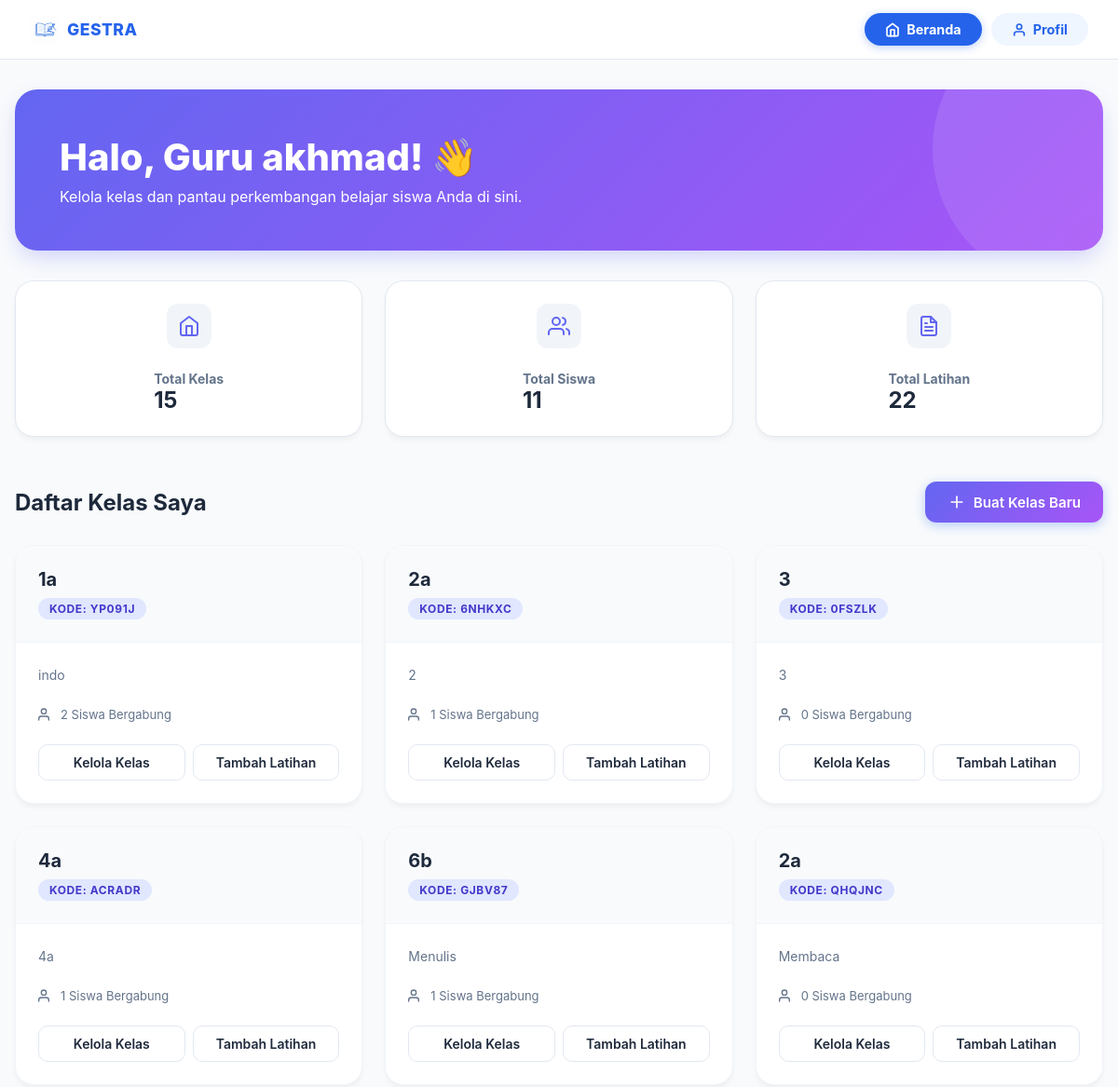
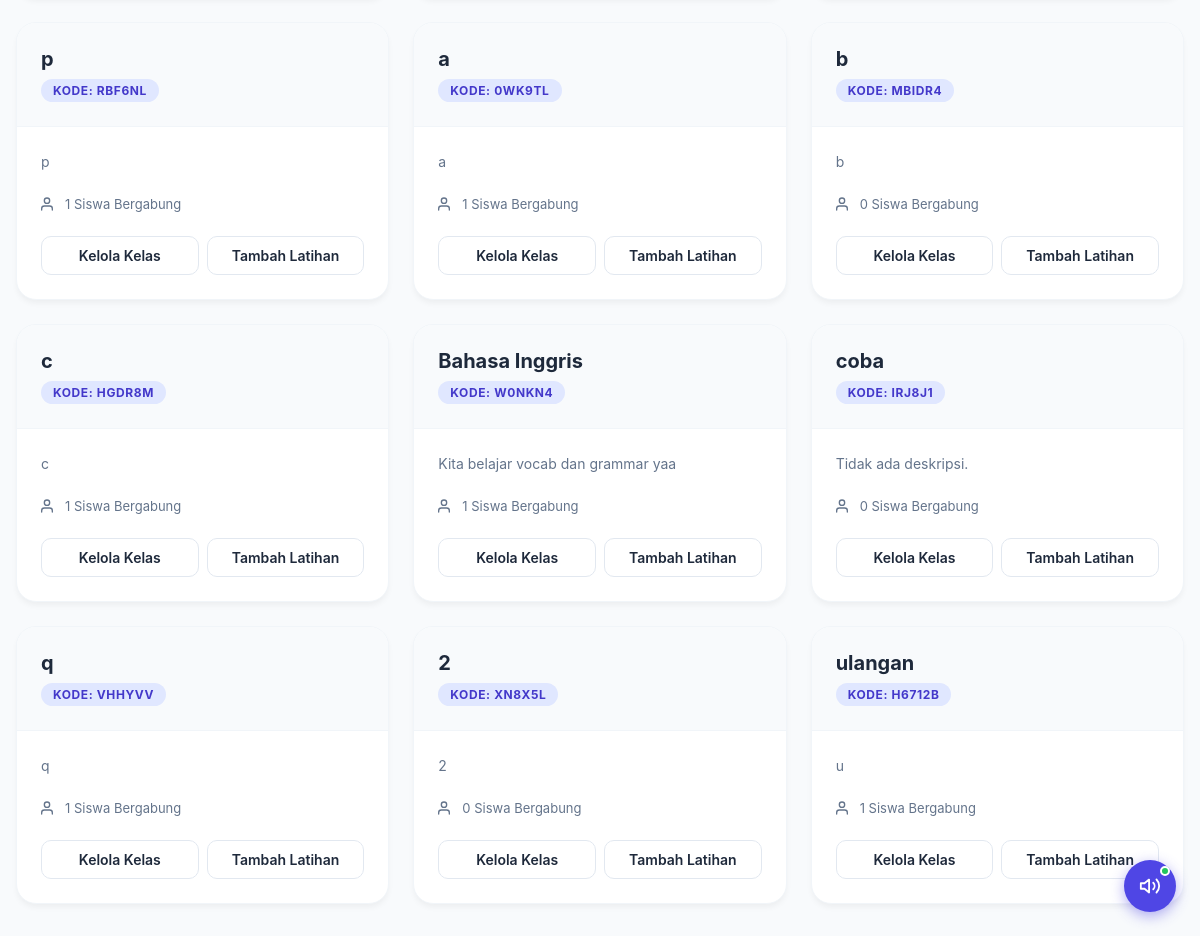
Screenshot of /guru/dashboard (signed in) with the database file from the repository (2 pictures, top to bottom).
### app/models/user.py (models this page shows)
class User(Base):
    __tablename__ = "users"
    id = Column(Integer, primary_key=True, index=True)
    nama = Column(String, index=True)
    email = Column(String, unique=True, index=True)
    password = Column(String)
    role = Column(String, default="murid") # "murid" or "guru"
    foto_profil = Column(String, default="/static/assets/images/mascot.png")

### app/models/kelas.py (models this page shows)
class Kelas(Base):
    __tablename__ = "kelas"
    id = Column(Integer, primary_key=True, index=True)
    nama_kelas = Column(String, index=True)
    deskripsi = Column(Text)
    guru_id = Column(Integer, ForeignKey("users.id"))
    kode_kelas = Column(String, unique=True, index=True)
    dibuat_pada = Column(DateTime, default=datetime.utcnow)
    guru = relationship("User")
    enrollments = relationship("Enrollment", back_populates="kelas", cascade="all, delete-orphan")

### app/routes/guru.py (the view)
@router.get("/dashboard", response_class=HTMLResponse)
async def guru_dashboard(request: Request, db: Session = Depends(get_db)):
    user = get_current_user(request, db)
    if not user or user.role != "guru":
        return RedirectResponse(url="/login")
    from app.models.kelas import Kelas
    kelas_list = db.query(Kelas).filter(Kelas.guru_id == user.id).all()
    total_kelas = len(kelas_list)
    total_siswa = sum([len(k.enrollments) for k in kelas_list])
    from app.models.latihan import Latihan
    latihan_list = db.query(Latihan).filter(Latihan.guru_id == user.id).all()
    total_latihan = len(latihan_list)
    return templates.TemplateResponse(
        request=request,
        name="guru/dashboard.html",
        context={
            "user": user,
            "kelas_list": kelas_list,
            "total_kelas": total_kelas,
            "total_siswa": total_siswa,
            "total_latihan": total_latihan
        }
    )

### app/templates/guru/dashboard.html (shortened to what this page needs)
{% extends "layout.html" %}
{% block content %}
<div class="dashboard-container">
    <div class="welcome-section">
        <h1>Halo, Guru {{ user.nama }}! 👋</h1>
        <p>Kelola kelas dan pantau perkembangan belajar siswa Anda di sini.</p>
    </div>
    <div class="stats-grid">
        <div class="stat-card">
            <div class="stat-icon">
                <svg width="24" height="24" viewBox="0 0 24 24" fill="none" stroke="currentColor" stroke-width="2" stroke-linecap="round" stroke-linejoin="round"><path d="M3 9l9-7 9 7v11a2 2 0 0 1-2 2H5a2 2 0 0 1-2-2z"></path><polyline points="9 22 9 12 15 12 15 22"></polyline></svg>
            </div>
            <div class="stat-info">
                <h3>Total Kelas</h3>
                <p>{{ total_kelas }}</p>
            </div>
        </div>
        <div class="stat-card">
            <div class="stat-icon">
            </div>
            <div class="stat-info">
                <h3>Total Siswa</h3>
                <p>{{ total_siswa }}</p>
            </div>
        </div>
        <div class="stat-card">
            <div class="stat-icon">
            </div>
            <div class="stat-info">
                <h3>Total Latihan</h3>
                <p>{{ total_latihan }}</p>
            </div>
        </div>
    </div>
    <div class="section-header">
        <h2>Daftar Kelas Saya</h2>
        <a href="/guru/kelas/buat" class="btn-primary">
            <svg width="20" height="20" viewBox="0 0 24 24" fill="none" stroke="currentColor" stroke-width="2" stroke-linecap="round" stroke-linejoin="round"><line x1="12" y1="5" x2="12" y2="19"></line><line x1="5" y1="12" x2="19" y2="12"></line></svg>
            Buat Kelas Baru
        </a>
    </div>
    <div class="kelas-grid">
        {% if kelas_list %}
            {% for kelas in kelas_list %}
            <div class="kelas-card">
                <div class="kelas-header">
                    <h3>{{ kelas.nama_kelas }}</h3>
                    <span class="kode-badge">KODE: {{ kelas.kode_kelas }}</span>
                </div>
                <div class="kelas-body">
                    <p>{{ kelas.deskripsi or 'Tidak ada deskripsi.' }}</p>
                    <div style="display: flex; align-items: center; gap: 0.5rem; color: var(--text-secondary); font-size: 0.8125rem;">
                        <svg width="16" height="16" viewBox="0 0 24 24" fill="none" stroke="currentColor" stroke-width="2" stroke-linecap="round" stroke-linejoin="round"><path d="M17 21v-2a4 4 0 0 0-4-4H5a4 4 0 0 0-4 4v2"></path><circle cx="9" cy="7" r="4"></circle></svg>
                        {{ kelas.enrollments|length }} Siswa Bergabung
                    </div>
                </div>
                <div class="kelas-footer">
                    <a href="/guru/kelas/{{ kelas.id }}/detail" class="btn-outline">Kelola Kelas</a>
                    <a href="/guru/latihan/buat/{{ kelas.id }}" class="btn-outline">Tambah Latihan</a>
                </div>
            </div>
            {% endfor %}
        {% endif %}
    </div>
</div>
{% endblock %}

### app/static/css/global.css (style rules this page uses)
:root { --blue-50: #EFF6FF; --blue-100: #DBEAFE; --blue-200: #BFDBFE; --blue-300: #93C5FD; --blue-400: #60A5FA; --blue-500: #3B82F6; --blue-600: #2563EB; --blue-700: #1D4ED8; --blue-800: #1E40AF; --gray-50: #F8FAFC; --gray-100: #F1F5F9; --gray-200: #E2E8F0; --gray-300: #CBD5E1; --gray-400: #94A3B8; --gray-500: #64748B; --gray-700: #334155; --gray-900: #0F172A; --white: #FFFFFF; --radius-sm: 8px; --radius-md: 14px; --radius-lg: 20px; --radius-xl: 28px; --shadow-sm: 0 1px 3px rgba(0, 0, 0, .08), 0 1px 2px rgba(0, 0, 0, .06); --shadow-md: 0 4px 16px rgba(37, 99, 235, .10); --shadow-lg: 0 8px 32px rgba(37, 99, 235, .14); --transition: all .22s ease; --font: 'Nunito', sans-serif; }
*, *::before, *::after { box-sizing: border-box; margin: 0; padding: 0; }
html { scroll-behavior: smooth; }
body { font-family: var(--font); background-color: var(--gray-50); color: var(--gray-900); min-height: 100vh; -webkit-font-smoothing: antialiased; }
a { text-decoration: none; color: inherit; }
.btn-primary { display: inline-flex; align-items: center; justify-content: center; gap: 8px; background: var(--blue-600); color: var(--white); font-weight: 700; font-size: .95rem; padding: 13px 28px; border-radius: 50px; border: none; cursor: pointer; transition: var(--transition); box-shadow: 0 3px 12px rgba(37, 99, 235, .30); }
.stats-grid { display: grid; grid-template-columns: repeat(auto-fit, minmax(200px, 1fr)); gap: 20px; margin-bottom: 32px; }
.stat-card { background: var(--white); padding: 24px; border-radius: var(--radius-lg); border: 1.5px solid var(--gray-200); box-shadow: var(--shadow-sm); display: flex; flex-direction: column; gap: 8px; transition: var(--transition); }
.stat-icon { width: 32px; height: 32px; background: var(--blue-50); color: var(--blue-600); border-radius: 10px; display: flex; align-items: center; justify-content: center; margin-bottom: 8px; }

### rows the page displays
User: nama "akhmad"
Kelas: nama_kelas "1a", kode_kelas "YP091J", deskripsi "indo", enrollments|length "2"
Kelas: nama_kelas "2a", kode_kelas "6NHKXC", deskripsi "2", enrollments|length "1"
Kelas: nama_kelas "3", kode_kelas "0FSZLK", deskripsi "3", enrollments|length "0"
Kelas: nama_kelas "4a", kode_kelas "ACRADR", deskripsi "4a", enrollments|length "1"
Kelas: nama_kelas "6b", kode_kelas "GJBV87", deskripsi "Menulis", enrollments|length "1"
Kelas: nama_kelas "2a", kode_kelas "QHQJNC", deskripsi "Membaca", enrollments|length "0"
Kelas: nama_kelas "p", kode_kelas "RBF6NL", deskripsi "p", enrollments|length "1"
Kelas: nama_kelas "a", kode_kelas "0WK9TL", deskripsi "a", enrollments|length "1"
Kelas: nama_kelas "b", kode_kelas "MBIDR4", deskripsi "b", enrollments|length "0"
Kelas: nama_kelas "c", kode_kelas "HGDR8M", deskripsi "c", enrollments|length "1"
Kelas: nama_kelas "Bahasa Inggris", kode_kelas "W0NKN4", deskripsi "Kita belajar vocab dan grammar yaa", enrollments|length "1"
Kelas: nama_kelas "coba", kode_kelas "IRJ8J1", deskripsi "Tidak ada deskripsi.", enrollments|length "0"
Kelas: nama_kelas "q", kode_kelas "VHHYVV", deskripsi "q", enrollments|length "1"
Kelas: nama_kelas "2", kode_kelas "XN8X5L", deskripsi "2", enrollments|length "0"
Kelas: nama_kelas "ulangan", kode_kelas "H6712B", deskripsi "u", enrollments|length "1"

### other values shown
{{ total_kelas }} "15"
{{ total_siswa }} "11"
{{ total_latihan }} "22"
